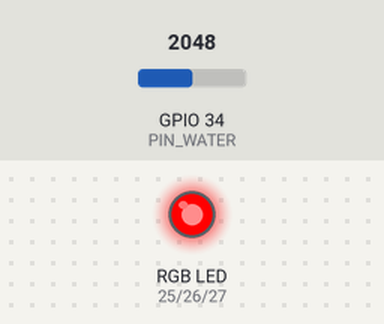
Recording of a sketch running on a simulated ESP32. Shown: an RGB LED mixed from three pins (HIGH = lit). The test bench sets the inputs (shaded band); at power-on: GPIO 34 (PIN_WATER) = 2048 (analog values on the 0–4095 scale). WiFi joins after 1.5 s; servers stay silent unless stated; uploads are accepted with an empty reply; the local clock reads 2024-03-15 10:24:30 at power-on unless the sketch sets it; what the sketch prints to the serial monitor is not drawn.

Above: at 0.1 s.
At 1.3 s:
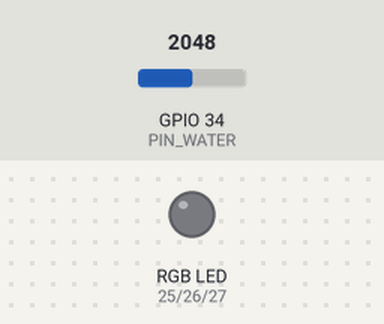
At 2.2 s:
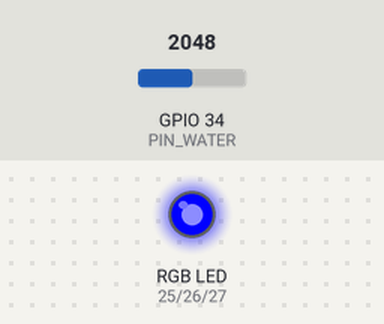
Timing chart, 0 to 3.7 s (numbered marks = the images above):
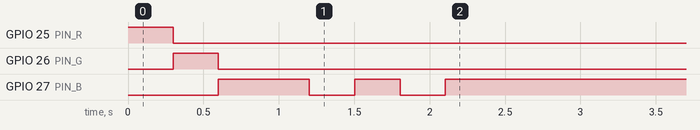

The sketch:

terrawatch_esp32.ino
```cpp
/*
  TerraWatch ESP32 node  (NASA Space Apps 2026)

  OUTPUT: polls <site>/api/tier and shows the alert level on an RGB LED.
  INPUT:  reads the analog water-level sensor, computes how fast the level is rising and PUTs
          {level, rate, ts} to Firebase. That reading is TerraWatch signal 4 ("ground sensor rising").

  Bring up in this order and check the Serial Monitor (115200): RGB LED -> Wi-Fi -> water sensor.

  Board: "ESP32 Dev Module" (Arduino core for ESP32 2.0.x or 3.x)
  Library (Library Manager): ArduinoJson (v7)

  WIRING (ESP32 logic is 3.3 V)
    RGB LED (common cathode: longest leg -> GND)   R -> 220R -> GPIO25
                                                   G -> 220R -> GPIO26
                                                   B -> 220R -> GPIO27
    Water level sensor   + -> 3V3, - -> GND, S -> GPIO34   (power from 3V3, NOT 5 V)

  Copy secrets.example.h to secrets.h and fill it in (secrets.h is gitignored).
  If Wi-Fi is unusable, run firmware/serial_bridge.py on the laptop: the sketch always prints
  "SENSOR {...}" lines and accepts "TIER {...}" lines over USB serial.
*/
#include <WiFi.h>
#include <WiFiClientSecure.h>
#include <HTTPClient.h>
#include <ArduinoJson.h>
#include <time.h>
#include "secrets.h"

// ---------- pins ----------
const int PIN_R = 25, PIN_G = 26, PIN_B = 27;
const int PIN_WATER = 34;              // ADC1 only: ADC2 pins do not work while Wi-Fi is on
const bool COMMON_ANODE = false;       // set true if the LED's long leg goes to 3V3

// ---------- timing ----------
const unsigned long CYCLE_MS = 2500;   // sensor post + tier fetch
const int RATE_WINDOW_S = 20;          // rise is measured over this many seconds
const int HIST = 16;                   // ring buffer of recent readings

struct Sample { unsigned long ms; float level; };
Sample hist[HIST];
int histN = 0, histI = 0;

int tierCode = -1;                     // -1 = unknown / offline
String tierName = "----";
unsigned long lastCycle = 0, lastTierOk = 0;
String serialBuf;

void setColor(int r, int g, int b) {
  if (COMMON_ANODE) { r = 255 - r; g = 255 - g; b = 255 - b; }
  analogWrite(PIN_R, r); analogWrite(PIN_G, g); analogWrite(PIN_B, b);
}

void showTier() {
  switch (tierCode) {
    case 0: setColor(0, 255, 0); break;      // GREEN
    case 1: setColor(255, 140, 0); break;    // YELLOW
    case 2: setColor(255, 35, 0); break;     // ORANGE
    case 3: setColor(255, 0, 0); break;      // RED
    default: setColor(0, 0, 255); break;     // blue = no data
  }
}

bool applyTierJson(const String &body) {
  JsonDocument doc;
  if (deserializeJson(doc, body)) return false;
  if (doc["code"].isNull()) return false;
  tierCode = doc["code"].as<int>();
  tierName = doc["tier"] | "?";
  lastTierOk = millis();
  showTier();
  Serial.print("Alert tier: "); Serial.println(tierName);
  return true;
}

float readLevel() {
  long sum = 0;
  for (int i = 0; i < 32; i++) { sum += analogRead(PIN_WATER); delay(2); }
  return sum / 32.0;                    // 0..4095, relative water level
}

// units per minute, from the oldest sample inside the window
float riseRate(float level) {
  unsigned long now = millis();
  float rate = 0;
  unsigned long bestAge = 0;
  for (int i = 0; i < histN; i++) {
    unsigned long age = now - hist[i].ms;
    if (age <= (unsigned long)RATE_WINDOW_S * 1000UL && age > bestAge && age >= 4000) {
      bestAge = age;
      rate = (level - hist[i].level) * 60000.0 / age;
    }
  }
  hist[histI] = { now, level };
  histI = (histI + 1) % HIST;
  if (histN < HIST) histN++;
  return rate;
}

bool httpsPut(const String &url, const String &body) {
  WiFiClientSecure client; client.setInsecure();   // prototype: no certificate pinning
  HTTPClient http; http.setTimeout(5000);
  if (!http.begin(client, url)) return false;
  http.addHeader("Content-Type", "application/json");
  int code = http.PUT(body);
  http.end();
  return code == 200;
}

bool httpsGet(const String &url, String &out) {
  WiFiClientSecure client; client.setInsecure();
  HTTPClient http; http.setTimeout(6000);
  if (!http.begin(client, url)) return false;
  int code = http.GET();
  if (code == 200) out = http.getString();
  http.end();
  return code == 200;
}

void connectWifi() {
  WiFi.mode(WIFI_STA);
  WiFi.begin(WIFI_SSID, WIFI_PASS);
  unsigned long t0 = millis();
  while (WiFi.status() != WL_CONNECTED && millis() - t0 < 15000) {
    setColor(0, 0, (millis() / 300) % 2 ? 255 : 0);
    delay(100);
  }
  if (WiFi.status() == WL_CONNECTED) {
    Serial.print("WiFi ok, IP "); Serial.println(WiFi.localIP());
    configTime(0, 0, "pool.ntp.org", "time.google.com");
  } else {
    Serial.println("WiFi FAILED - serial bridge mode still works");
  }
}

void setup() {
  Serial.begin(115200);
  pinMode(PIN_R, OUTPUT); pinMode(PIN_G, OUTPUT); pinMode(PIN_B, OUTPUT);
  analogReadResolution(12);
  // LED self-test: red, green, blue
  setColor(255, 0, 0); delay(300); setColor(0, 255, 0); delay(300); setColor(0, 0, 255); delay(300);
  connectWifi();
  showTier();
}

void loop() {
  // serial bridge input: "TIER {json}"
  while (Serial.available()) {
    char c = Serial.read();
    if (c == '\n') {
      if (serialBuf.startsWith("TIER ")) applyTierJson(serialBuf.substring(5));
      serialBuf = "";
    } else if (serialBuf.length() < 400) serialBuf += c;
  }

  if (millis() - lastCycle < CYCLE_MS) return;
  lastCycle = millis();

  float level = readLevel();
  float rate = riseRate(level);
  time_t now = time(nullptr);
  String body = "{\"level\":" + String(level, 0) + ",\"rate\":" + String(rate, 0) +
                ",\"ts\":" + String((unsigned long)now) + ",\"device\":\"esp32-01\"}";
  Serial.println("SENSOR " + body);

  if (WiFi.status() == WL_CONNECTED) {
    if (now > 1700000000) {                       // only post once NTP time is valid
      if (!httpsPut(String(FIREBASE_URL) + "/sensor/latest.json", body)) Serial.println("sensor PUT failed");
    } else Serial.println("waiting for NTP time");
    String out;
    if (httpsGet(String(SITE_URL) + "/api/tier", out)) {
      if (applyTierJson(out)) Serial.println("TIER " + out);
    } else Serial.println("tier GET failed");
  } else if (millis() % 20000 < CYCLE_MS) {
    WiFi.reconnect();
  }

  // no tier for 20 s -> show offline (blue)
  if (millis() - lastTierOk > 20000 && tierCode != -1) {
    tierCode = -1; tierName = "OFFLINE";
    showTier();
  }
}
```

secrets.example.h
```cpp
// Copy to secrets.h (gitignored) and fill in. No trailing slashes on the URLs.
#define WIFI_SSID    "your-phone-hotspot"      // 2.4 GHz only; use a hotspot, not venue Wi-Fi
#define WIFI_PASS    "password"
#define SITE_URL     "https://your-project.vercel.app"
#define FIREBASE_URL "https://your-project-default-rtdb.firebaseio.com"
```
